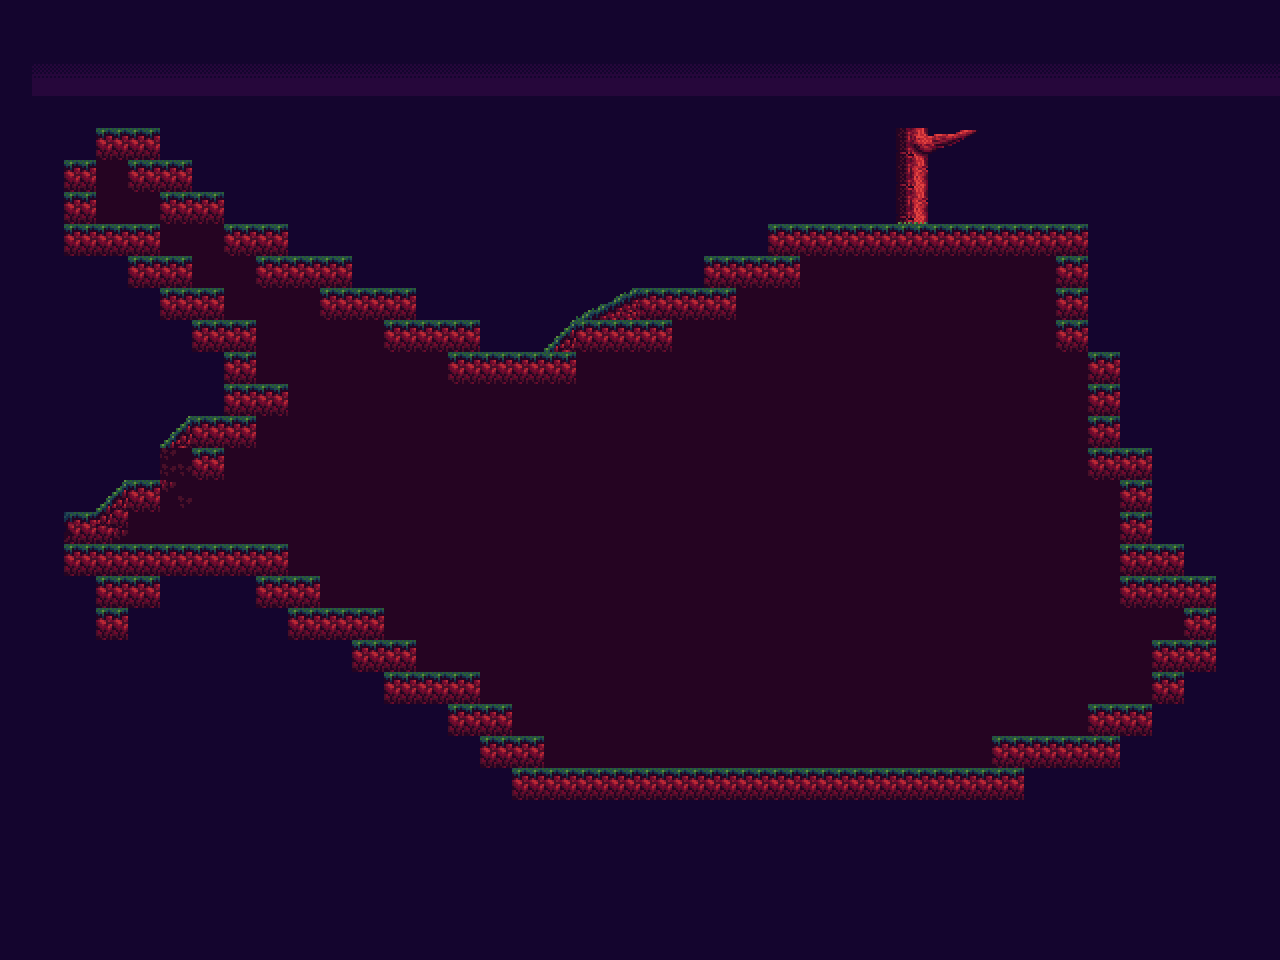

This is a level from a 2D game, rendered from its Tiled map with the project's own tilesets. A one-line summary and the map file follow, with tile-layer data summarised:
An orthogonal 40x30 tile map with 32x32 px tiles, 2 tile layers (bh, Tile Layer 1) and 48 objects (3x SR45, SRL30, SRU30).

<map version="1.0" orientation="orthogonal" renderorder="right-down" width="40" height="30" tilewidth="32" tileheight="32">
 <tileset firstgid="1" name="spooky" tilewidth="32" tileheight="32">
  <image source="../tilesets/Spooky Tileset.png" width="496" height="160" />
 </tileset>
 <layer name="bh" width="40" height="30">
  <data>[1200 cells, 1200 non-empty, 2 distinct tile ids]</data>
 </layer>
 <layer name="Tile Layer 1" width="40" height="30">
  <data>[1200 cells, 497 non-empty, 15 distinct tile ids]</data>
 </layer>
 <objectgroup name="Object Layer 1">
  <object x="768" y="224" width="320" height="32" />
  <object x="1056" y="256" width="32" height="96" />
  <object x="1088" y="352" width="32" height="128" />
  <object x="704" y="256" width="96" height="32" />
  <object x="640" y="288" width="96" height="32" />
  <object x="576" y="320" width="96" height="32" />
  <object x="448" y="352" width="128" height="32" />
  <object x="384" y="320" width="96" height="32" />
  <object x="320" y="288" width="96" height="32" />
  <object x="288" y="256" width="64" height="32" />
  <object x="224" y="224" width="64" height="32" />
  <object x="192" y="192" width="32" height="32" />
  <object x="160" y="160" width="32" height="32" />
  <object x="96" y="128" width="64" height="32" />
  <object x="64" y="160" width="32" height="96" />
  <object x="96" y="224" width="32" height="32" />
  <object x="128" y="256" width="32" height="32" />
  <object x="160" y="288" width="32" height="32" />
  <object x="192" y="320" width="32" height="32" />
  <object x="224" y="352" width="32" height="64" />
  <object x="192" y="416" width="32" height="32" />
  <object x="160" y="448" width="32" height="32" />
  <object x="128" y="480" width="32" height="32" />
  <object x="64" y="512" width="32" height="32" />
  <object x="64" y="544" width="32" height="32" />
  <object x="96" y="576" width="32" height="64" />
  <object x="128" y="576" width="32" height="32" />
  <object x="160" y="544" width="128" height="32" />
  <object x="256" y="576" width="32" height="32" />
  <object x="288" y="608" width="64" height="32" />
  <object x="352" y="640" width="32" height="32" />
  <object x="384" y="672" width="64" height="32" />
  <object x="448" y="704" width="32" height="32" />
  <object x="480" y="736" width="32" height="32" />
  <object x="512" y="768" width="512" height="32" />
  <object x="1024" y="736" width="96" height="32" />
  <object x="1120" y="704" width="32" height="32" />
  <object x="1152" y="672" width="32" height="32" />
  <object x="1184" y="576" width="32" height="96" />
  <object x="1152" y="544" width="32" height="32" />
  <object x="1120" y="448" width="32" height="96" />
  <object x="960" y="128" width="32" />
  <object x="896" y="128" width="32" />
  <object type="SR45" x="160" y="416" width="32" height="32" />
  <object type="SR45" x="96" y="480" width="32" height="32" />
  <object type="SR45" x="544" y="320" width="32" height="32" />
  <object type="SRL30" x="576" y="288" width="32" height="32" />
  <object type="SRU30" x="608" y="288" width="32" height="32" />
 </objectgroup>
</map>